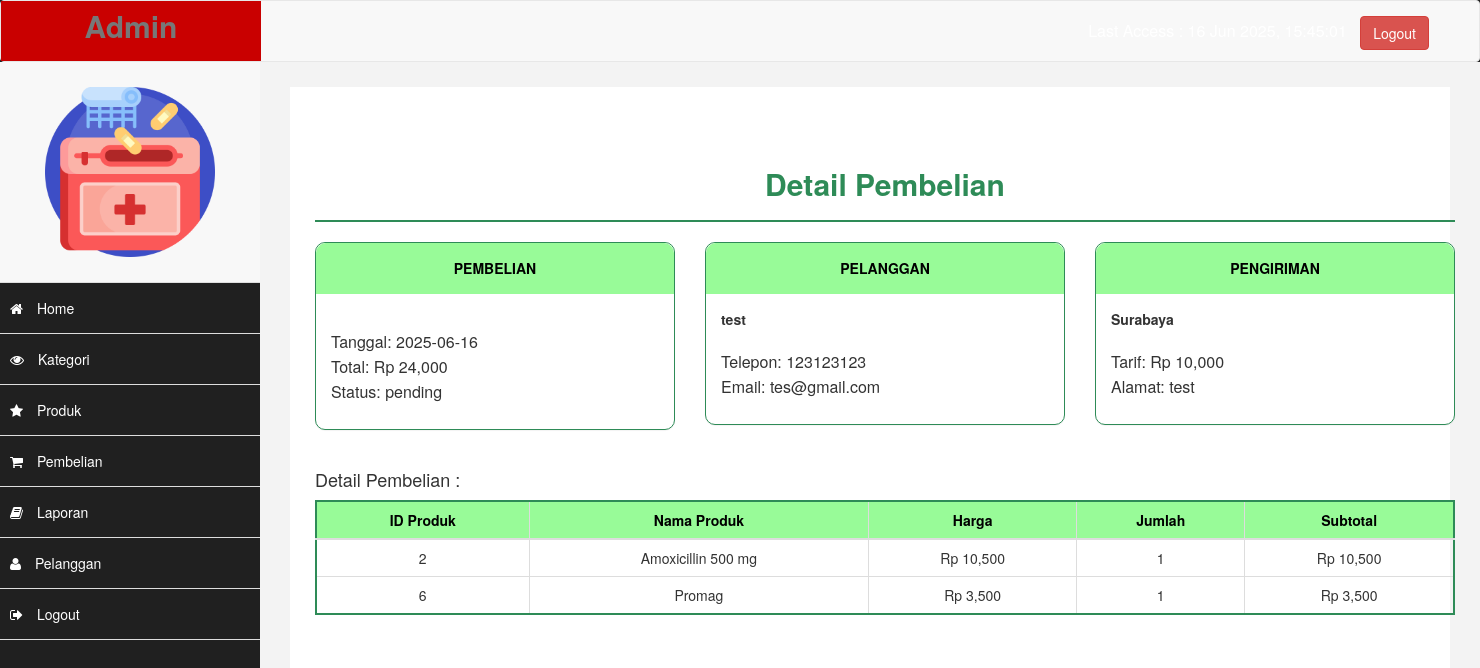
Page /admin/index.php?halaman=detail&id=5 (signed in) on the committed database.
### tables this page shows
CREATE TABLE `pembelian` (
  `id_pembelian` int(11) NOT NULL,
  `id_pelanggan` int(11) NOT NULL,
  `id_ongkir` int(11) NOT NULL,
  `tanggal_pembelian` date NOT NULL,
  `total_pembelian` int(11) NOT NULL,
  `nama_kota` varchar(100) NOT NULL,
  `tarif` int(11) NOT NULL,
  `alamat_pengiriman` text NOT NULL,
  `status_pembelian` varchar(100) NOT NULL DEFAULT 'pending',
  `resi_pengiriman` varchar(50) NOT NULL
);

CREATE TABLE `pelanggan` (
  `id_pelanggan` int(11) NOT NULL,
  `email_pelanggan` varchar(100) NOT NULL,
  `password_pelanggan` varchar(50) NOT NULL,
  `nama_pelanggan` varchar(100) NOT NULL,
  `telepon_pelanggan` varchar(25) NOT NULL,
  `alamat_pelanggan` text NOT NULL
);

CREATE TABLE `pembelian_produk` (
  `id_pembelian_produk` int(11) NOT NULL,
  `id_pembelian` int(11) NOT NULL,
  `id_produk` int(11) NOT NULL,
  `jumlah` int(11) NOT NULL
);

CREATE TABLE `produk` (
  `id_produk` int(11) NOT NULL,
  `id_kategori` int(5) NOT NULL,
  `nama_produk` varchar(100) NOT NULL,
  `harga_produk` int(11) NOT NULL,
  `berat_produk` int(11) NOT NULL,
  `foto_produk` varchar(100) NOT NULL,
  `deskripsi_produk` text NOT NULL
);

### admin/detail.php (the view, shortened to what this page needs)
<?php
$koneksi = new mysqli("localhost", "root", "", "toko_kesehatan");
?>
<!DOCTYPE html>
<html>
<head>
    <link rel="stylesheet" href="admin/assets/css/bootstrap.css">
</head>
<body>
<div class="container">
    <h2>Detail Pembelian</h2>
    <hr>
    <?php
    $ambil = $koneksi->query("SELECT * FROM pembelian
        JOIN pelanggan ON pembelian.id_pelanggan = pelanggan.id_pelanggan
        WHERE pembelian.id_pembelian = '$_GET[id]'");
    $detail = $ambil->fetch_assoc();
    ?>
    <div class="row">
        <div class="col-md-4">
            <div class="panel">
                <div class="panel-heading">PEMBELIAN</div>
                <div class="panel-body">
                    <p>
                        Tanggal: <?php echo $detail['tanggal_pembelian']; ?> <br>
                        Total: Rp <?php echo number_format($detail['total_pembelian']); ?><br>
                        Status: <?php echo $detail['status_pembelian']; ?>
                    </p>
                </div>
            </div>
        </div>
        <div class="col-md-4">
            <div class="panel">
                <div class="panel-heading">PELANGGAN</div>
                <div class="panel-body">
                    <strong><?php echo $detail['nama_pelanggan']; ?></strong> <br>
                    <p>
                        Telepon: <?php echo $detail['telepon_pelanggan']; ?> <br>
                        Email: <?php echo $detail['email_pelanggan']; ?>
                    </p>
                </div>
            </div>
        </div>
        <div class="col-md-4">
            <div class="panel">
                <div class="panel-heading">PENGIRIMAN</div>
                <div class="panel-body">
                    <strong><?php echo $detail["nama_kota"]; ?></strong><br>
                    <p>
                        Tarif: Rp <?php echo number_format($detail["tarif"]); ?><br>
                        Alamat: <?php echo $detail["alamat_pengiriman"]; ?>
                    </p>
                </div>
            </div>
        </div>
    </div>
    <h4>Detail Pembelian :</h4>
    <table class="table table-bordered">
        <thead>
            <tr>
                <th>ID Produk</th>
                <th>Nama Produk</th>
                <th>Harga</th>
                <th>Jumlah</th>
                <th>Subtotal</th>
            </tr>
        </thead>
        <tbody>
            <?php
            $ambil = $koneksi->query("SELECT * FROM pembelian_produk
                JOIN produk ON pembelian_produk.id_produk = produk.id_produk
                WHERE pembelian_produk.id_pembelian = '$_GET[id]'");
            while ($pecah = $ambil->fetch_assoc()) {
            ?>
            <tr>
                <td><?php echo $pecah['id_produk']; ?></td>
                <td><?php echo $pecah['nama_produk']; ?></td>
                <td>Rp <?php echo number_format($pecah['harga_produk']); ?></td>
                <td><?php echo $pecah['jumlah']; ?></td>
                <td>Rp <?php echo number_format($pecah['harga_produk'] * $pecah['jumlah']); ?></td>
            </tr>
            <?php } ?>
        </tbody>
    </table>
</div>
</body>
</html>

### admin/assets/css/custom.css (style rules this page uses)
body { font-family: 'Open Sans', sans-serif; }
h2 { color: #f00; }
h4 { padding-top:10px; }
p { font-size:16px; line-height:25px; padding-top:20px; }

### admin/detail.php (style rules this page uses)
body { background-color: #f0f8ff; }
.container { margin-top: 50px; }
h2 { text-align: center; font-weight: bold; color: #2E8B57; }
hr { border-top: 2px solid #2E8B57; }
.panel { border-radius: 10px; border: 1px solid #2E8B57; }
.panel-heading { background-color: #98FB98; color: black; font-weight: bold; text-align: center; padding: 15px; border-radius: 10px 10px 0 0; }
.table-bordered { border: 2px solid #2E8B57; }
.table thead { background-color: #98FB98; color: black; font-weight: bold; }
.table-bordered td, .table-bordered th { text-align: center; vertical-align: middle; }

### rows in the picture
pembelian: tanggal_pembelian "2025-06-16", total_pembelian "24,000", status_pembelian "pending", id_pelanggan.nama_pelanggan "test", id_pelanggan.telepon_pelanggan "123123123", id_pelanggan.email_pelanggan "tes@gmail.com", nama_kota "Surabaya", tarif "10,000", alamat_pengiriman "test"
pembelian_produk: id_produk.id_produk "2", id_produk.nama_produk "Amoxicillin 500 mg", id_produk.harga_produk "10,500", jumlah "1", $pecah['harga_produk'] * $pecah['jumlah'] "10,500"
pembelian_produk: id_produk.id_produk "6", id_produk.nama_produk "Promag", id_produk.harga_produk "3,500", jumlah "1", $pecah['harga_produk'] * $pecah['jumlah'] "3,500"
